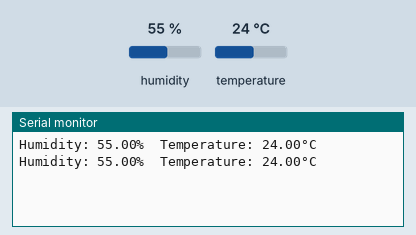
This sketch was run on a simulated Arduino Uno, built with avr-gcc and run on an emulated ATmega328P. Shown: the last lines printed to the serial monitor. The test bench sets the inputs (shaded band); at power-on: humidity 55 %, temperature 24 °C.

Above: at 2.8 s.
2.9 s: humidity set to 22 %
At 4.8 s:
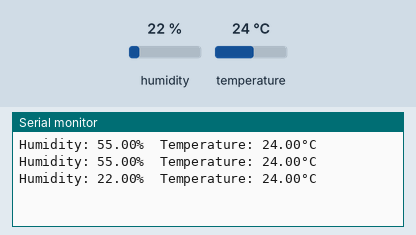
5.6 s: temperature set to 12 °C
At 7.2 s:
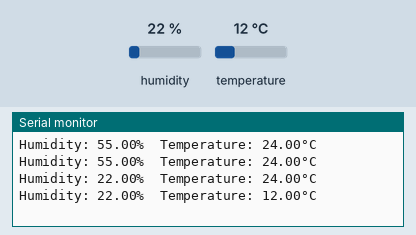
8.3 s: humidity set to 40 %
At 10.8 s:
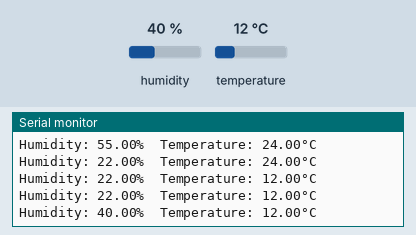
Timing chart, 0 to 12.3 s (numbered marks = the images above; inputs shaded):
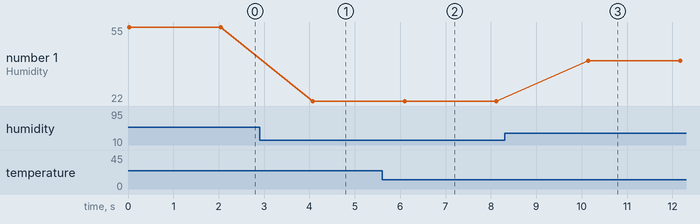

Measured:
- after the input at 2.9 s, the serial monitor: prints a new line after 1.2 s (image 1)
- after the input at 5.6 s, the serial monitor: prints a new line after 0.50 s (image 2)
- after the input at 8.3 s, the serial monitor: prints a new line after 1.8 s (image 3)
- plotted number 1: 55 → 22 after the input at 2.9 s, 22 → 40 after the input at 8.3 s

The sketch:

ESP8266-DHT11.ino
```cpp
#include "DHT.h"

#define DHTPIN 4        // Digital pin connected to the DHT sensor
#define DHTTYPE DHT11   // DHT 11

DHT dht(DHTPIN, DHTTYPE);

float h ;
float t;

void setup() {
  Serial.begin(115200);
  dht.begin();
}

void loop() {
  h = dht.readHumidity();
  t = dht.readTemperature();

  if (isnan(h) || isnan(t) ) {
    Serial.println(F("Failed to read from DHT sensor!"));
  } else {
    Serial.print(F("Humidity: "));
    Serial.print(h);
    Serial.print(F("%  Temperature: "));
    Serial.print(t);
    Serial.println(F("°C "));
  }

  delay(2000);
}
```
